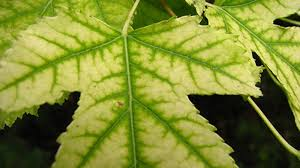
#> input picture chloro_deficient_leaf.jpg, 300 x 168 px
$ python -i preprocessing.py   (imports and definitions only)
#> lines starting #> are read from the running program, lines starting #| are printed output that depends on the picture; after the words box and inside, x2 and y2 are one past the last pixel; in counts of white or black regions, pixels touching at a corner belong together
#> further down, picture is the input picture: shape (168, 300, 3); mean B, G, R 50.6, 140.4, 129.8
import cv2
import numpy as np

def white_balance(image: np.ndarray) -> np.ndarray:
    """
    White balance the given RGB image.
    This method takes a simple approach by assuming the brightest
    pixels should be white, or using the grey world assumption.
    Using white patch algorithm for simplicity.
    """
    result = cv2.cvtColor(image, cv2.COLOR_BGR2LAB)
    avg_a = np.average(result[:, :, 1])
    avg_b = np.average(result[:, :, 2])
    result[:, :, 1] = result[:, :, 1] - ((avg_a - 128) * (result[:, :, 0] / 255.0) * 1.1)
    result[:, :, 2] = result[:, :, 2] - ((avg_b - 128) * (result[:, :, 0] / 255.0) * 1.1)
    result = cv2.cvtColor(result, cv2.COLOR_LAB2BGR)
    return result

def segment_leaf(image: np.ndarray) -> np.ndarray:
    """
    Segment the leaf from the background using HSB threshold.
    """
    hsv = cv2.cvtColor(image, cv2.COLOR_BGR2HSV)
#> hsv: shape (168, 300, 3); mean H, S, V 34.9, 166.4, 141.1

    # Define a broader range to include yellowing and chlorotic leaf regions
    # (Hue: 10 to 100 includes brown, yellow, and green)
    lower_bound = np.array([10, 20, 20])
    upper_bound = np.array([100, 255, 255])

    mask = cv2.inRange(hsv, lower_bound, upper_bound)
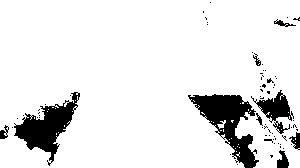
#> mask: shape (168, 300); 89.6% white; 69 black regions (60 under 20 px), largest, box (x1, y1, x2, y2) and area: (188, 94, 259, 168) 2132, (14, 92, 80, 166) 1825, (251, 90, 294, 134) 677

    # morphological operations to clean up mask
    kernel = np.ones((5,5), np.uint8)
    mask = cv2.morphologyEx(mask, cv2.MORPH_CLOSE, kernel)
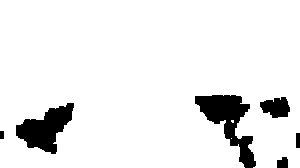
#> mask: shape (168, 300); 92.1% white; 6 black regions, box (x1, y1, x2, y2) and area: (195, 95, 256, 168) 1798, (16, 103, 74, 154) 1539, (260, 97, 290, 118) 449, (277, 157, 288, 168) 104, (296, 133, 300, 148) 60, (0, 131, 4, 139) 32
    mask = cv2.morphologyEx(mask, cv2.MORPH_OPEN, kernel)
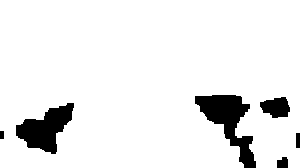
#> mask: shape (168, 300); 92% white; 6 black regions, box (x1, y1, x2, y2) and area: (195, 95, 256, 168) 1843, (16, 103, 74, 154) 1552, (260, 97, 290, 118) 455, (277, 157, 288, 168) 104, (296, 133, 300, 148) 60, (0, 131, 4, 139) 32

    segmented = cv2.bitwise_and(image, image, mask=mask)
    return segmented, mask

>>> import cv2
>>> picture = cv2.imread('../../chloro_deficient_leaf.jpg')
>>> result = segment_leaf(picture)
